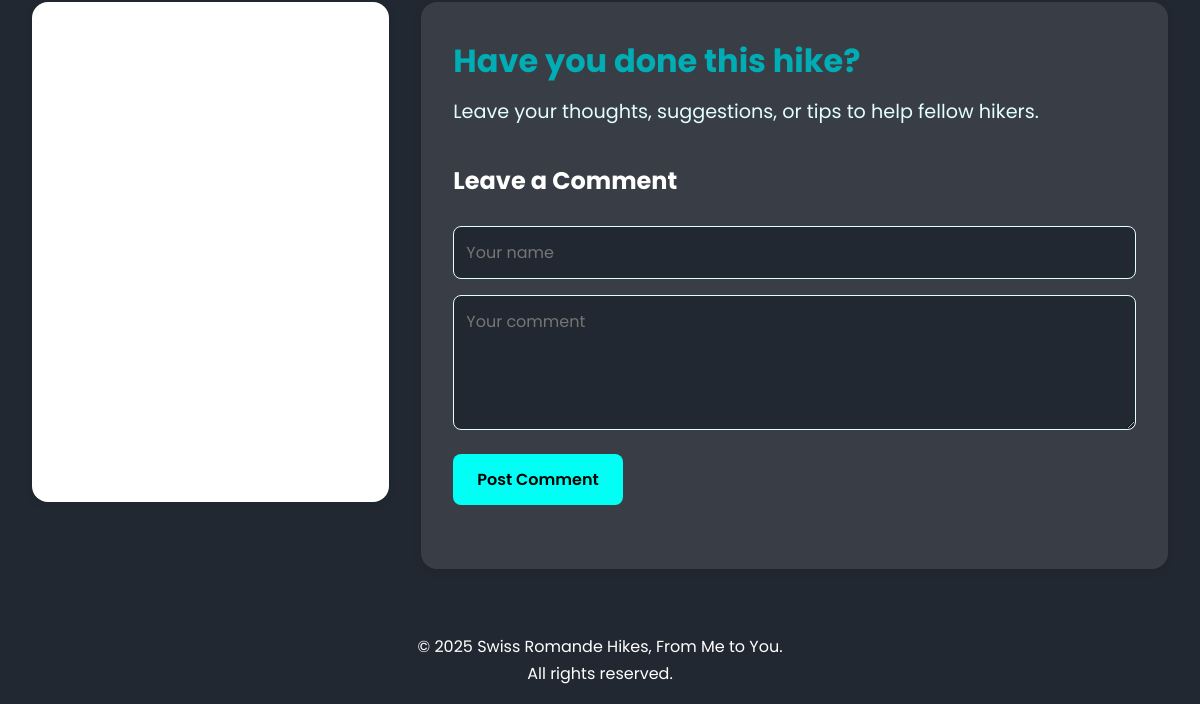
Page /trail/lac-de-taney/ (lower part) on the earlier database version.
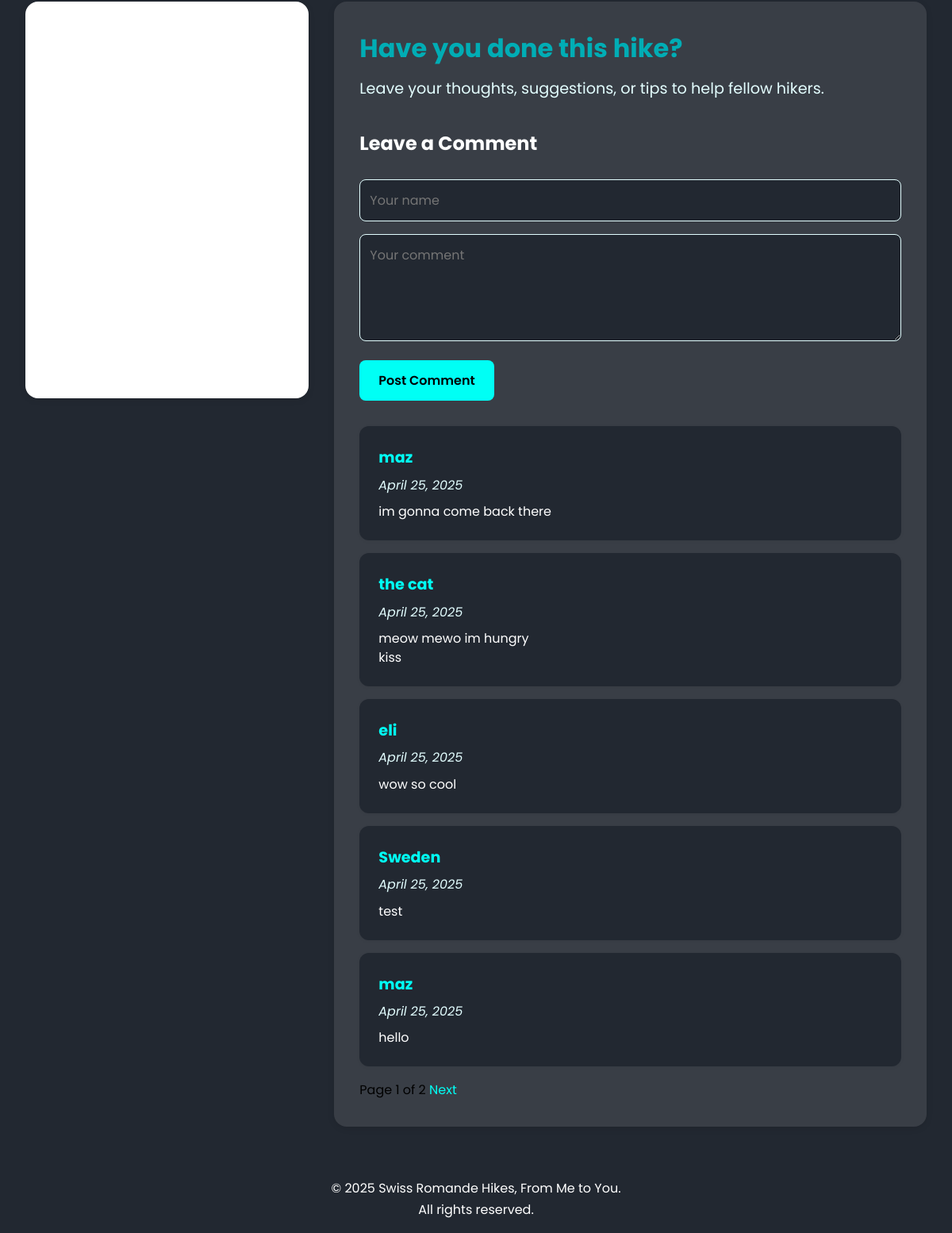
Same page on the later database version.
### trails/models.py (models this page shows, shortened)
class Comment(models.Model):
    trail = models.ForeignKey('Trail', on_delete=models.CASCADE, related_name='comments')
    name = models.CharField(max_length=100)
    text = models.TextField()
    created_at = models.DateTimeField(default=timezone.now)

### trails/views.py (the view)
# urls.py: path('trail/<slug:slug>/', views.trail_detail, name='trail_detail'), # Trail detail page
def trail_detail(request, slug):
    trail = get_object_or_404(Trail, slug=slug)
    images = TrailImage.objects.filter(trail=trail)
    comments = Comment.objects.filter(trail=trail).order_by("-created_at")
    paginator = Paginator(comments, 5)  # Show 5 comments per page
    page_number = request.GET.get("page")
    page_obj = paginator.get_page(page_number) # Get the comments for the current page
    weather_data = None
    try:
        response = requests.get(
            "https://api.open-meteo.com/v1/forecast",
            params={
                "latitude": trail.latitude,
                "longitude": trail.longitude,
                "current_weather": True
            }
        )
        data = response.json()
        weather_data = data.get("current_weather")
    except Exception as e:
        print("Weather API error:", e)
    if request.method == "POST":
        form = CommentForm(request.POST)
        if form.is_valid():
            new_comment = form.save(commit=False)
            new_comment.trail = trail
            new_comment.save()
            return redirect("trail_detail", slug=slug)
    else:
        form = CommentForm()
    return render(request, "trails/trail_detail.html", {
        "trail": trail,
        "images": images,
        "weather": weather_data,
        "page_obj": page_obj, # Paginated comments
        "form": form
    })

### trails/forms.py
class CommentForm(forms.ModelForm):
    class Meta:
        model = Comment
        fields = ['name', 'text']
        widgets = {
            'name': forms.TextInput(attrs={'placeholder': 'Your name', 'class': 'form-input'}),
            'text': forms.Textarea(attrs={'placeholder': 'Your comment', 'rows': 4, 'class': 'form-textarea'}),
        }

### trails/templates/trails/trail_detail.html (shortened to what this page needs)
{% extends "trails/layout.html" %} {% load static %} {% block content %}
<div class="trail-detail-container">
    <div class="trail-map-and-comments">
        {% if trail.map_embed_url %}
        <div class="trail-map-embed">
            <iframe src="{{ trail.map_embed_url }}" style="border: 0; width: 100%; height: 500px" allow="geolocation">
            </iframe>
        </div>
        {% endif %}
        <div class="comments-container">
            <div class="comments-intro">
                <h3>Have you done this hike?</h3>
                <p>Leave your thoughts, suggestions, or tips to help fellow hikers.</p>
            </div>
            <div class="comment-form">
                <h4>Leave a Comment</h4>
                <form method="post">
                    <p>{{ form.name }}</p>
                    <p>{{ form.text }}</p>
                    <button type="submit">Post Comment</button>
                </form>
            </div>
            <div class="trail-comments">
                {% if page_obj %}
                <ul>
                    {% for comment in page_obj %}
                    <li>
                        <strong>{{ comment.name }}</strong>
                        <em>{{ comment.created_at|date:"F j, Y" }}</em>
                        <p>{{ comment.text|linebreaks }}</p>
                    </li>
                    {% endfor %}
                </ul>
                <div class="pagination">
                    <span>Page {{ page_obj.number }} of {{ page_obj.paginator.num_pages }}</span>
                    {% if page_obj.has_next %}
                    <a href="?page={{ page_obj.next_page_number }}">Next</a>
                    {% endif %}
                </div>
                {% endif %}
            </div>
        </div>
    </div>
</div>
{% endblock %}

Differences in the rows shown:
added Comment: name "maz", created_at "April 25, 2025", text "im gonna come back there"
added Comment: name "the cat", created_at "April 25, 2025", text "meow mewo im hungry kiss"
added Comment: name "eli", created_at "April 25, 2025", text "wow so cool"
added Comment: name "Sweden", created_at "April 25, 2025", text "test"
added Comment: name "maz", created_at "April 25, 2025", text "hello"
Other differences:
{{ page_obj.number }}: (not shown) → "1"
{{ page_obj.paginator.num_pages }}: (not shown) → "2"
text now shown: "Page of Next"
